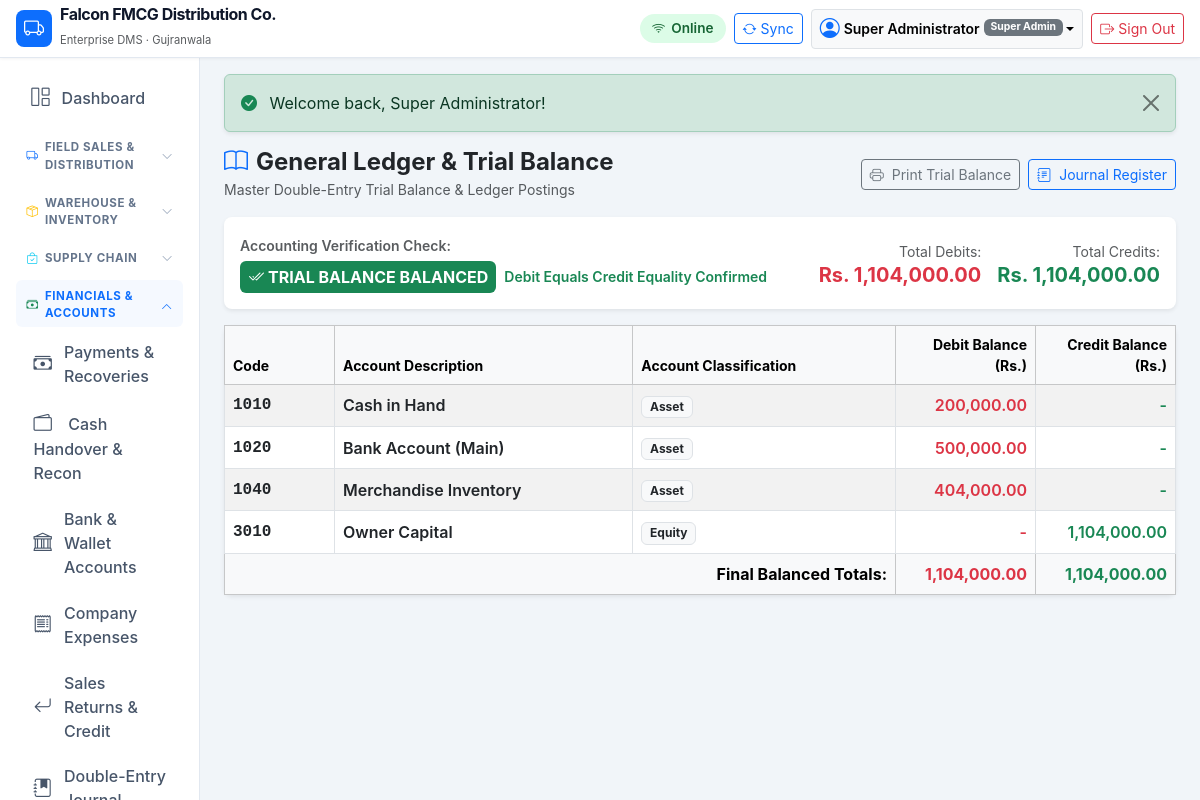
/modules/accounting/ledger.php (signed in), run on the app's committed database.
### tables this page shows
CREATE TABLE `companies` (
    `id` INT UNSIGNED AUTO_INCREMENT PRIMARY KEY,
    `name` VARCHAR(150) NOT NULL,
    `legal_name` VARCHAR(200) NULL,
    `email` VARCHAR(100) NULL,
    `phone` VARCHAR(50) NULL,
    `address` TEXT NULL,
    `city` VARCHAR(100) DEFAULT 'Gujranwala',
    `ntn` VARCHAR(50) NULL,
    `strn` VARCHAR(50) NULL,
    `currency` VARCHAR(10) DEFAULT 'PKR',
    `currency_symbol` VARCHAR(10) DEFAULT 'Rs.',
    `financial_year_start` DATE NULL,
    `invoice_prefix` VARCHAR(10) DEFAULT 'INV-',
    `purchase_prefix` VARCHAR(10) DEFAULT 'PO-',
    `order_prefix` VARCHAR(10) DEFAULT 'SO-',
    `delivery_prefix` VARCHAR(10) DEFAULT 'DC-',
    `receipt_prefix` VARCHAR(10) DEFAULT 'RCP-',
    `default_warehouse_id` INT UNSIGNED NULL,
    `inventory_valuation` ENUM('WAC', 'FIFO') DEFAULT 'WAC',
    `allow_negative_stock` TINYINT(1) DEFAULT 0,
    `status` ENUM('active', 'inactive') DEFAULT 'active',
    `created_at` TIMESTAMP DEFAULT CURRENT_TIMESTAMP,
    `updated_at` TIMESTAMP DEFAULT CURRENT_TIMESTAMP ON UPDATE CURRENT_TIMESTAMP
);

CREATE TABLE `users` (
    `id` INT UNSIGNED AUTO_INCREMENT PRIMARY KEY,
    `role_id` INT UNSIGNED NOT NULL,
    `username` VARCHAR(80) NOT NULL UNIQUE,
    `password_hash` VARCHAR(255) NOT NULL,
    `full_name` VARCHAR(150) NOT NULL,
    `email` VARCHAR(120) NULL,
    `phone` VARCHAR(50) NULL,
    `status` ENUM('active', 'inactive', 'suspended') DEFAULT 'active',
    `last_login_at` DATETIME NULL,
    `created_at` TIMESTAMP DEFAULT CURRENT_TIMESTAMP,
    `updated_at` TIMESTAMP DEFAULT CURRENT_TIMESTAMP ON UPDATE CURRENT_TIMESTAMP,
    CONSTRAINT `fk_users_role` FOREIGN KEY (`role_id`) REFERENCES `roles` (`id`)
);

CREATE TABLE `roles` (
    `id` INT UNSIGNED AUTO_INCREMENT PRIMARY KEY,
    `name` VARCHAR(100) NOT NULL,
    `slug` VARCHAR(100) NOT NULL UNIQUE,
    `description` VARCHAR(255) NULL,
    `is_system` TINYINT(1) DEFAULT 0,
    `created_at` TIMESTAMP DEFAULT CURRENT_TIMESTAMP
);

CREATE TABLE `chart_of_accounts` (
    `id` INT UNSIGNED AUTO_INCREMENT PRIMARY KEY,
    `code` VARCHAR(50) NOT NULL UNIQUE,
    `name` VARCHAR(150) NOT NULL,
    `group_type` ENUM('Asset', 'Liability', 'Equity', 'Income', 'Contra_Income', 'Expense', 'Cost_Of_Sales') NOT NULL,
    `parent_id` INT UNSIGNED NULL,
    `is_active` TINYINT(1) DEFAULT 1,
    `system_tag` VARCHAR(50) NULL UNIQUE,  
    `created_at` TIMESTAMP DEFAULT CURRENT_TIMESTAMP,
    CONSTRAINT `fk_coa_parent` FOREIGN KEY (`parent_id`) REFERENCES `chart_of_accounts` (`id`) ON DELETE SET NULL
);

### config/database.php (called while the page is built, shortened)
<?php
if (!function_exists('getDatabaseConnection')) {
function getDatabaseConnection(): PDO {
    static $pdo = null;
    if ($pdo === null) {
        $host = '127.0.0.1';
        $port = 3306;
        $db   = 'falcon_dms';
        $user = 'root';
        $pass = '';
        $dsn = "mysql:host={$host};port={$port};dbname={$db};charset=utf8mb4";
        $options = [
            PDO::ATTR_ERRMODE            => PDO::ERRMODE_EXCEPTION,
            PDO::ATTR_DEFAULT_FETCH_MODE => PDO::FETCH_ASSOC,
            PDO::ATTR_EMULATE_PREPARES   => false,
            PDO::MYSQL_ATTR_INIT_COMMAND => "SET NAMES utf8mb4 COLLATE utf8mb4_unicode_ci"
        ];
        try {
            $pdo = new PDO($dsn, $user, $pass, $options);
        } catch (PDOException $e) {
            error_log("Database connection error: " . $e->getMessage());
            die("Database connection failure. Please contact system administrator.");
        }
    }
    return $pdo;
}
}

### includes/functions.php (called while the page is built, shortened)
<?php
function formatMoney(float|int|string|null $amount, bool $showSymbol = true): string {
    $num = (float)($amount ?? 0);
    $formatted = number_format($num, 2, '.', ',');
    return $showSymbol ? DEFAULT_CURRENCY_SYMBOL . ' ' . $formatted : $formatted;
}
function getFlashMessages(): array {
    $messages = $_SESSION['flash'] ?? [];
    return $messages;
}
function getCompanyInfo(PDO $pdo): array {
    static $company = null;
    if ($company === null) {
        $stmt = $pdo->query("SELECT * FROM `companies` WHERE id = 1 LIMIT 1");
        $company = $stmt->fetch() ?: [
            'name' => 'Falcon FMCG Distribution',
            'legal_name' => 'Falcon Distribution Pvt Ltd',
            'currency' => 'PKR',
            'currency_symbol' => 'Rs.',
            'city' => 'Gujranwala',
            'phone' => '+92 300 1234567',
            'email' => 'info@falcon-dist.com'
        ];
    }
    return $company;
}

### includes/auth.php (called while the page is built, shortened)
<?php
function isLoggedIn(): bool {
    return !empty($_SESSION['user_id']) && !empty($_SESSION['logged_in']) && getCurrentUser() !== null;
}
function requireLogin(): void {
    if (!isLoggedIn()) {
        $loginUrl = BASE_URL . '/login.php';
        redirect($loginUrl);
    }
}
function getCurrentUser(): ?array {
    static $currentUser = null;
    if ($currentUser !== null) {
        return $currentUser;
    }
    $pdo = getDatabaseConnection();
    $stmt = $pdo->prepare("
        SELECT u.*, r.name as role_name, r.slug as role_slug
        FROM `users` u
        JOIN `roles` r ON u.role_id = r.id
        WHERE u.id = ? AND u.status = 'active'
        LIMIT 1
    ");
    $stmt->execute([$_SESSION['user_id']]);
    $currentUser = $stmt->fetch() ?: null;
    return $currentUser;
}

### modules/accounting/ledger.php (the view, shortened to what this page needs)
<?php
requireLogin();
$pdo = getDatabaseConnection();
$accounts = $pdo->query("
    SELECT coa.*,
           COALESCE(SUM(jel.debit), 0.00) as total_debit,
           COALESCE(SUM(jel.credit), 0.00) as total_credit
    FROM `chart_of_accounts` coa
    LEFT JOIN `journal_entry_lines` jel ON coa.id = jel.account_id
    WHERE coa.is_active = 1
    GROUP BY coa.id, coa.code, coa.name, coa.group_type
    ORDER BY coa.code ASC
")->fetchAll();
$totalTrialDebit = 0.00;
$totalTrialCredit = 0.00;
foreach ($accounts as $acc) {
    $d = (float)$acc['total_debit'];
    $c = (float)$acc['total_credit'];
    $group = $acc['group_type'];
    if (in_array($group, ['Asset', 'Expense', 'Cost_Of_Sales', 'Contra_Income'])) {
        $net = $d - $c;
        if ($net >= 0) {
            $totalTrialDebit += $net;
        } else {
            $totalTrialCredit += abs($net);
        }
    } else {
        $net = $c - $d;
        if ($net >= 0) {
            $totalTrialCredit += $net;
        } else {
            $totalTrialDebit += abs($net);
        }
    }
}
$isBalanced = abs($totalTrialDebit - $totalTrialCredit) < 0.01;
require_once dirname(__DIR__, 2) . '/includes/header.php';
?>
<div class="d-flex flex-column flex-md-row justify-content-between align-items-start align-items-md-center mb-3 gap-2">
    <div>
        <h4 class="fw-bold mb-0 text-dark"><i class="bi bi-book text-primary me-2"></i>General Ledger & Trial Balance</h4>
        <small class="text-muted">Master Double-Entry Trial Balance & Ledger Postings</small>
    </div>
    <div class="d-flex gap-2">
        <button type="button" class="btn btn-sm btn-outline-secondary" onclick="window.print();">
            <i class="bi bi-printer me-1"></i> Print Trial Balance
        </button>
        <a href="<?= BASE_URL ?>/modules/accounting/index.php" class="btn btn-sm btn-outline-primary">
            <i class="bi bi-journal-text me-1"></i> Journal Register
        </a>
    </div>
</div>
<div class="card border-0 shadow-sm rounded-3 mb-3">
    <div class="card-body p-3">
        <div class="d-flex flex-column flex-md-row justify-content-between align-items-center gap-2">
            <div>
                <span class="text-muted small fw-semibold">Accounting Verification Check:</span>
                <div class="d-flex align-items-center gap-2 mt-1">
                    <?php if ($isBalanced): ?>
                        <span class="badge bg-success p-2 fs-6"><i class="bi bi-check2-all me-1"></i>TRIAL BALANCE BALANCED</span>
                        <span class="text-success small fw-semibold">Debit Equals Credit Equality Confirmed</span>
                    <?php else: ?>
                        <span class="badge bg-danger p-2 fs-6"><i class="bi bi-exclamation-triangle-fill me-1"></i>DISCREPANCY DETECTED</span>
                        <span class="text-danger small fw-semibold">Difference: <?= formatMoney(abs($totalTrialDebit - $totalTrialCredit)) ?></span>
                    <?php endif; ?>
                </div>
            </div>
            <div class="d-flex gap-3 text-end">
                <div>
                    <span class="text-muted small">Total Debits:</span>
                    <h5 class="fw-bold text-danger mb-0"><?= formatMoney($totalTrialDebit) ?></h5>
                </div>
                <div>
                    <span class="text-muted small">Total Credits:</span>
                    <h5 class="fw-bold text-success mb-0"><?= formatMoney($totalTrialCredit) ?></h5>
                </div>
            </div>
        </div>
    </div>
</div>
<div class="card border-0 shadow-sm rounded-3">
    <div class="card-body p-0">
        <div class="table-responsive">
            <table class="table table-bordered table-striped table-hover align-middle mb-0">
                <thead class="table-light small">
                    <tr>
                        <th style="width: 110px;">Code</th>
                        <th>Account Description</th>
                        <th>Account Classification</th>
                        <th class="text-end" style="width: 140px;">Debit Balance (Rs.)</th>
                        <th class="text-end" style="width: 140px;">Credit Balance (Rs.)</th>
                    </tr>
                </thead>
                <tbody>
                    <?php foreach ($accounts as $acc): ?>
                        <?php
                        $d = (float)$acc['total_debit'];
                        $c = (float)$acc['total_credit'];
                        $group = $acc['group_type'];
                        $debitBal = 0.00;
                        $creditBal = 0.00;
                        if (in_array($group, ['Asset', 'Expense', 'Cost_Of_Sales', 'Contra_Income'])) {
                            $net = $d - $c;
                            if ($net >= 0) {
                                $debitBal = $net;
                            } else {
                                $creditBal = abs($net);
                            }
                        } else {
                            $net = $c - $d;
                            if ($net >= 0) {
                                $creditBal = $net;
                            } else {
                                $debitBal = abs($net);
                            }
                        }
                        if ($debitBal == 0 && $creditBal == 0) {
                            continue;
                        }
                        ?>
                        <tr>
                            <td class="font-monospace fw-bold text-dark"><?= htmlspecialchars($acc['code']) ?></td>
                            <td class="fw-semibold text-dark"><?= htmlspecialchars($acc['name']) ?></td>
                            <td>
                                <span class="badge bg-light text-dark border"><?= htmlspecialchars($acc['group_type']) ?></span>
                            </td>
                            <td class="text-end fw-semibold text-danger">
                                <?= $debitBal > 0 ? formatMoney($debitBal, false) : '-' ?>
                            </td>
                            <td class="text-end fw-semibold text-success">
                                <?= $creditBal > 0 ? formatMoney($creditBal, false) : '-' ?>
                            </td>
                        </tr>
                    <?php endforeach; ?>
                </tbody>
                <tfoot class="table-light fw-bold fs-6">
                    <tr>
                        <td colspan="3" class="text-end">Final Balanced Totals:</td>
                        <td class="text-end text-danger"><?= formatMoney($totalTrialDebit, false) ?></td>
                        <td class="text-end text-success"><?= formatMoney($totalTrialCredit, false) ?></td>
                    </tr>
                </tfoot>
            </table>
        </div>
    </div>
</div>
<?php require_once dirname(__DIR__, 2) . '/includes/footer.php'; ?>

### includes/header.php (shortened to what this page needs)
<?php
$currentUser = getCurrentUser();
$company = getCompanyInfo(getDatabaseConnection());
?>
<!DOCTYPE html>
<html lang="en">
<head>
    <link rel="stylesheet" href="<?= BASE_URL ?>/assets/vendor/bootstrap/bootstrap.min.css">
    <link rel="stylesheet" href="<?= BASE_URL ?>/assets/vendor/bootstrap-icons/bootstrap-icons.min.css">
    <link rel="stylesheet" href="<?= BASE_URL ?>/assets/css/app.css">
</head>
<body>
<header class="navbar navbar-expand-lg navbar-dms sticky-top px-3 py-2">
    <div class="container-fluid p-0">
        <a class="navbar-brand d-flex align-items-center me-3" href="<?= BASE_URL ?>/dashboard.php">
            <span class="badge bg-primary me-2 p-2 rounded-3"><i class="bi bi-truck fs-5"></i></span>
            <div>
                <div class="brand-text fs-6 lh-1"><?= htmlspecialchars($company['name'] ?? APP_NAME) ?></div>
                <small class="text-muted" style="font-size: 0.7rem;">Enterprise DMS · <?= htmlspecialchars($company['city'] ?? 'Gujranwala') ?></small>
            </div>
        </a>
        <div class="d-flex align-items-center ms-auto gap-2">
            <span id="dms-network-pill" class="sync-indicator-banner sync-online">
            </span>
            <button id="dms-sync-btn" class="btn btn-sm btn-outline-primary d-flex align-items-center" title="Sync Offline Data">
                <i class="bi bi-arrow-repeat me-1"></i>
                <span class="d-none d-sm-inline">Sync</span>
            </button>
            <?php if ($currentUser): ?>
            <div class="dropdown">
                <button class="btn btn-sm btn-light border dropdown-toggle d-flex align-items-center" type="button" data-bs-toggle="dropdown" aria-expanded="false">
                    <i class="bi bi-person-circle fs-5 me-1 text-primary"></i>
                    <span class="d-none d-md-inline fw-semibold me-1"><?= htmlspecialchars($currentUser['full_name']) ?></span>
                    <span class="badge bg-secondary" style="font-size: 0.65rem;"><?= htmlspecialchars($currentUser['role_name']) ?></span>
                </button>
            </div>
            <a href="<?= BASE_URL ?>/logout.php" class="btn btn-sm btn-outline-danger d-flex align-items-center" title="Sign Out">
                <i class="bi bi-box-arrow-right me-1"></i>
                <span class="d-none d-sm-inline">Sign Out</span>
            </a>
            <?php endif; ?>
        </div>
    </div>
</header>
<div class="container-fluid dms-layout-container">
    <div class="row g-0 h-100">
        <?php if ($currentUser): ?>
            <?php require_once BASE_PATH . '/includes/sidebar.php'; ?>
            <main class="col-md-9 ms-sm-auto col-lg-10 px-md-4 py-3 dms-main-content">
        <?php else: ?>
            <main class="col-12 px-3 py-4 dms-main-content">
        <?php endif; ?>
        <?php $flashes = getFlashMessages(); ?>
        <?php if (!empty($flashes)): ?>
            <div class="flash-container mb-3">
                <?php foreach ($flashes as $flash): ?>
                    <div class="alert alert-<?= $flash['type'] === 'error' ? 'danger' : htmlspecialchars($flash['type']) ?> alert-dismissible fade show alert-auto-dismiss shadow-sm" role="alert">
                        <i class="bi <?= $flash['type'] === 'error' ? 'bi-exclamation-triangle-fill text-danger' : 'bi-check-circle-fill text-success' ?> me-2"></i>
                        <?= htmlspecialchars($flash['message']) ?>
                        <button type="button" class="btn-close" data-bs-dismiss="alert" aria-label="Close"></button>
                    </div>
                <?php endforeach; ?>
            </div>
        <?php endif; ?>

### data on the page
companies: name "Falcon FMCG Distribution Co.", city "Gujranwala"
users: full_name "Super Administrator", role.name "Super Admin"
chart_of_accounts: code "1010", name "Cash in Hand", group_type "Asset", debitBal "200,000.00"
chart_of_accounts: code "1020", name "Bank Account (Main)", group_type "Asset", debitBal "500,000.00"
chart_of_accounts: code "1040", name "Merchandise Inventory", group_type "Asset", debitBal "404,000.00"
chart_of_accounts: code "3010", name "Owner Capital", group_type "Equity", creditBal "1,104,000.00"

### other printed values
$flash['message'] "Welcome back, Super Administrator!"
formatMoney($totalTrialDebit) "Rs. 1,104,000.00"
formatMoney($totalTrialCredit) "Rs. 1,104,000.00"
formatMoney($totalTrialDebit, false) "1,104,000.00"
formatMoney($totalTrialCredit, false) "1,104,000.00"
